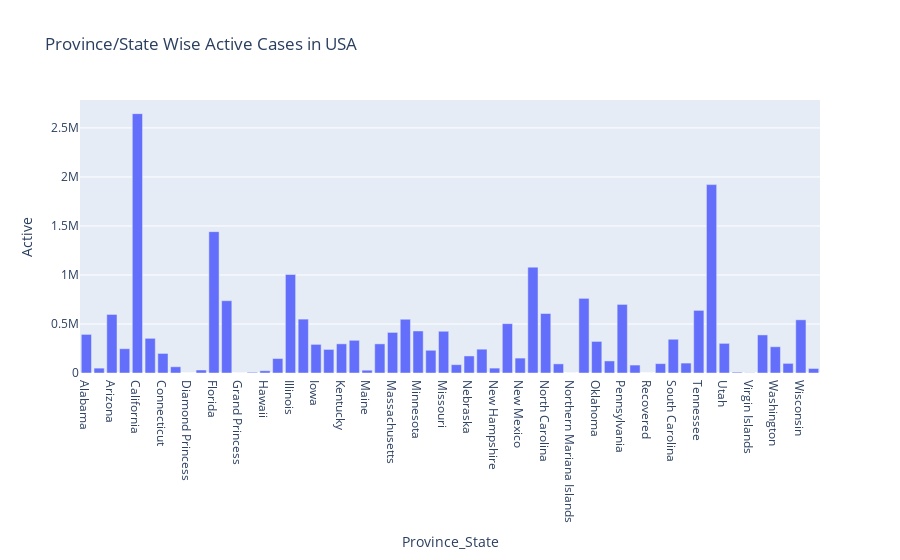

Write notebook code for a chart like this one.
### Markdown cell above
### Plot Province/State Wise Active Cases in USA

### Code cell
active_us = grouped_covid_data_us_state[['Province_State', 'Active']]
px.bar(active_us, x='Province_State', y='Active', title='Province/State Wise Active Cases in USA')

### Figure 1 — Plotly figure (JSON) as saved in the notebook; plotly's stock layout.template omitted (floating-point values rounded to 4 significant figures)
{"data": [{"alignmentgroup": "True", "hovertemplate": "Province_State=%{x}<br>Active=%{y}<extra></extra>", "legendgroup": "", "marker": {"color": "#636efa", "pattern": {"shape": ""}}, "name": "", "offsetgroup": "", "orientation": "v", "showlegend": false, "textposition": "auto", "type": "bar", "x": ["Alabama", "Alaska", "Arizona", "Arkansas", "California", "Colorado", "Connecticut", "Delaware", "Diamond Princess", "District of Columbia", "Florida", "Georgia", "Grand Princess", "Guam", "Hawaii", "Idaho", "Illinois", "Indiana", "Iowa", "Kansas", "Kentucky", "Louisiana", "Maine", "Maryland", "Massachusetts", "Michigan", "Minnesota", "Mississippi", "Missouri", "Montana", "Nebraska", "Nevada", "New Hampshire", "New Jersey", "New Mexico", "New York", "North Carolina", "North Dakota", "Northern Mariana Islands", "Ohio", "Oklahoma", "Oregon", "Pennsylvania", "Puerto Rico", "Recovered", "Rhode Island", "South Carolina", "South Dakota", "Tennessee", "Texas", "Utah", "Vermont", "Virgin Islands", "Virginia", "Washington", "West Virginia", "Wisconsin", "Wyoming"], "xaxis": "x", "y": [393900.0, 49730.0, 597300.0, 247700.0, 2646000.0, 353800.0, 199700.0, 63510.0, 49.0, 30640.0, 1442000.0, 737400.0, 100.0, 7275.0, 23100.0, 147700.0, 1005000.0, 549600.0, 292000.0, 240500.0, 297500.0, 333600.0, 28590.0, 297100.0, 414100.0, 548400.0, 428700.0, 231700.0, 425800.0, 85050.0, 173900.0, 242900.0, 50010.0, 503200.0, 152200.0, 1080000.0, 606900.0, 93210.0, 123.0, 761400.0, 322100.0, 122900.0, 699700.0, 81010.0, 0.0, 95700.0, 344300.0, 101300.0, 638700.0, 1922000.0, 302300.0, 8634.0, 2119.0, 388300.0, 267900.0, 98210.0, 542600.0, 46230.0], "yaxis": "y"}], "layout": {"barmode": "relative", "legend": {"tracegroupgap": 0}, "title": {"text": "Province/State Wise Active Cases in USA"}, "xaxis": {"anchor": "y", "domain": [0.0, 1.0], "title": {"text": "Province_State"}}, "yaxis": {"anchor": "x", "domain": [0.0, 1.0], "title": {"text": "Active"}}}}
